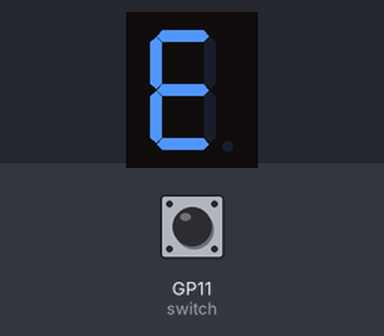
Simulated run of this program. Board: Raspberry Pi Pico running MicroPython. Shown: 1-digit seven-segment display. The inputs (shaded band) are chosen by the test bench; at power-on: GP11 (switch) LOW. The segment pins are drawn as the display they are named for.

Above: at 1.2 s.
1.3 s: GP11 (switch) pulled HIGH for 1.1 s
At 2.8 s:
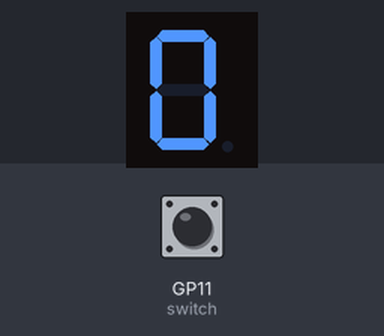
4.5 s: GP11 (switch) pulled HIGH for 3.2 s
At 6.6 s:
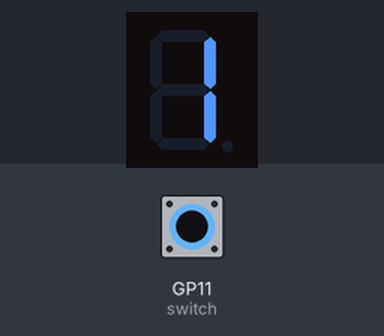
Timing chart, 0 to 8.1 s (numbered marks = the images above; inputs shaded):
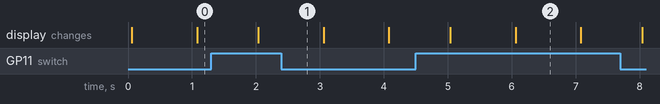

The program:

7-Segment_LED_Display.py
```python
from machine import Pin
from utime import sleep

pins = [
  Pin(2, Pin.OUT),         # A
  Pin(3, Pin.OUT),         # B
  Pin(4, Pin.OUT),         # C
  Pin(5, Pin.OUT),         # D
  Pin(6, Pin.OUT),         # E
  Pin(10, Pin.OUT),        # F
  Pin(9, Pin.OUT),         # G
  Pin(0, Pin.OUT),
]

digits = [
  [0, 0, 0, 0, 0, 0, 1, 1], # 0
  [1, 0, 0, 1, 1, 1, 1, 1], # 1
  [0, 0, 1, 0, 0, 1, 0, 1], # 2
  [0, 0, 0, 0, 1, 1, 0, 1], # 3
  [1, 0, 0, 1, 1, 0, 0, 1], # 4
  [0, 1, 0, 0, 1, 0, 0, 1], # 5
  [0, 1, 0, 0, 0, 0, 0, 1], # 6
  [0, 0, 0, 1, 1, 1, 1, 1], # 7
  [0, 0, 0, 0, 0, 0, 0, 1], # 8
  [0, 0, 0, 1, 1, 0, 0, 1], # 9
  [0, 0, 0, 1, 0, 0, 0, 1], # a
  [1, 1, 0, 0, 0, 0, 0, 1], # b
  [0, 1, 1, 0, 0, 0, 1, 1], # C
  [1, 0, 0, 0, 0, 1, 0, 1], # d
  [0, 1, 1, 0, 0, 0, 0, 1], # E
  [0, 1, 1, 1, 0, 0, 0, 1], # F
]

def reset():
  for pin in pins:
    pin.value(1)

reset()

switch = Pin(11, Pin.IN)


while True:
  if switch.value() == 1:
    for i in range(len(digits)):
      if switch.value() == 0:
        break;
      for j in range(len(pins) - 1):
        pins[j].value(digits[i][j])
      sleep(1)
  else:
    for i in range(len(digits) - 1, -1, -1):
      if switch.value() == 1:
        break;
      for j in range(len(pins)):
        pins[j].value(digits[i][j])
      sleep(1)
```
